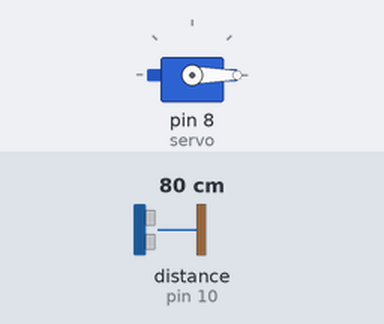
A sketch run on a simulated Arduino Uno, built with avr-gcc and run on an emulated ATmega328P. Shown: servo. Wiring (inferred from the names in the program): ultrasonic range finder: trigger pin 9; echo pin 10. The test bench sets the inputs (shaded band); at power-on: distance to the obstacle (sensor on pin 10) 80 cm. The echo pulse lasts 58.3 µs per cm.

Above: at 3.2 s.
3.3 s: distance to the obstacle (sensor on pin 10) set to 4 cm
At 5.0 s:
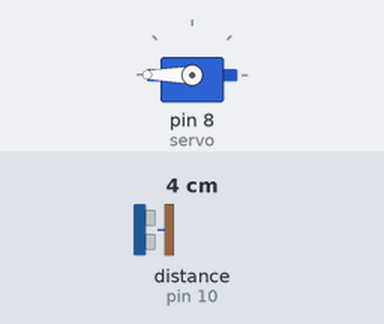
11.9 s: distance to the obstacle (sensor on pin 10) set to 2 cm
At 12.4 s:
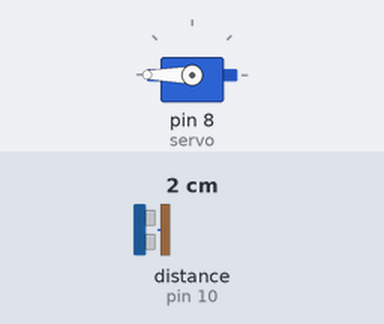
Timing chart, 0 to 14.9 s (numbered marks = the images above; inputs shaded):
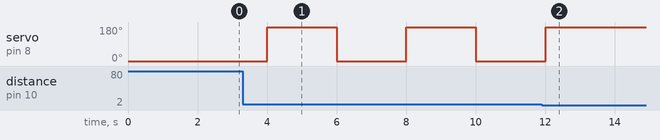

Measured:
- after the input at 3.3 s, servo on pin 8 (servo): alternates 180° for 2.0 s and 0° for 2.0 s, starting after 0.71 s
- after the input at 11.9 s, servo on pin 8 (servo): goes on until 12.0 s, then stays 180°

The sketch:

Gate_detector.ino
```cpp
#include <Servo.h>

Servo servo;

#define trigPin 9
#define echoPin 10

void setup() {
  // put your setup code here, to run once:
  pinMode(trigPin,OUTPUT);
  pinMode(echoPin,INPUT);
  servo.attach(8);
  servo.write(0);
  delay(2000);
}

void loop() {
  // put your main code here, to run repeatedly:
  long duration,distance;
  digitalWrite(trigPin,LOW);
  delayMicroseconds(2);
  digitalWrite(trigPin,HIGH);
  delayMicroseconds(2);
  digitalWrite(trigPin,LOW);
  duration=pulseIn(echoPin,HIGH);
  distance=(duration/2)/29.1;

  if(distance<=3){
    servo.write(180);
    delay(2000);
  }
  else{
    servo.write(0);
    delay(2000);
  }
}
```
